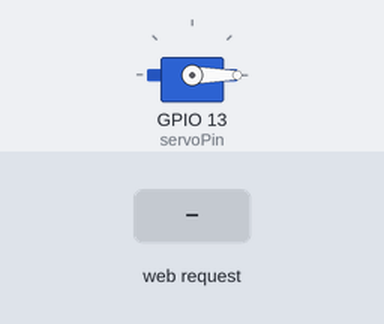
This sketch was run on a simulated ESP32. Parts: servo. The inputs (shaded band) are chosen by the test bench. WiFi joins after 1.5 s; servers stay silent unless stated; I2S audio is not simulated (input reads silence); what the sketch prints to the serial monitor is not drawn.

Above: at 2.7 s.
2.8 s: HTTP request GET /open received
At 4.6 s:
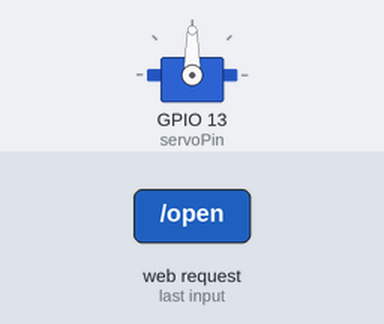
4.9 s: HTTP request GET /stop received
At 5.38 s:
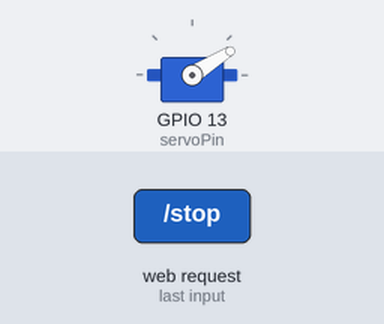
Timing chart, 0 to 7.9 s (numbered marks = the images above; inputs shaded):
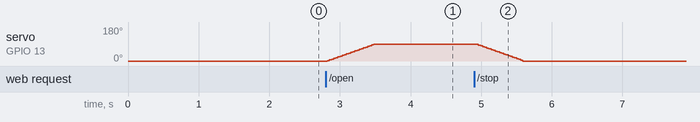

Measured:
- after the input at 2.8 s, servo on GPIO 13 (servoPin): moves from 0° to 90° over 0.66 s, starting at once
- after the input at 4.9 s, servo on GPIO 13 (servoPin): moves from 90° to 0° over 0.66 s, starting at once

The sketch:

esp32_servo_i2s_mic.ino
```cpp
#include <WiFi.h>
#include <WiFiUdp.h>
#include <WebServer.h>
#include <ESP32Servo.h>
#include <driver/i2s.h>

// ===============================================
// [사용자 설정] 반드시 본인의 환경에 맞게 수정하세요!
// ===============================================
const char* ssid = "YOUR_WIFI_SSID";
const char* password = "YOUR_WIFI_PASSWORD";

// 파이썬 코드를 실행할 PC의 로컬 IP 주소
const char* pc_ip = "192.168.0.206"; // <-- ★ 파이썬 PC의 IP로 변경 필수
const int udp_port = 5005;

// I2S 마이크 연결 핀 (INMP441 권장 핀 배열)
#define I2S_WS  15 // L/R Clock (Word Select)
#define I2S_SD  2  // Data Out (DOUT)
#define I2S_SCK 4  // Bit Clock (BCLK)

#define I2S_PORT I2S_NUM_0
// ===============================================

WebServer server(80);
const int servoPin = 13;
Servo myServo;

int currentPos = 0;
WiFiUDP udp;

void setupI2S() {
  i2s_config_t i2s_config = {
    .mode = (i2s_mode_t)(I2S_MODE_MASTER | I2S_MODE_RX),
    .sample_rate = 16000,
    .bits_per_sample = I2S_BITS_PER_SAMPLE_32BIT,
    .channel_format = I2S_CHANNEL_FMT_ONLY_LEFT,
    .communication_format = I2S_COMM_FORMAT_STAND_I2S,
    .intr_alloc_flags = ESP_INTR_FLAG_LEVEL1,
    .dma_buf_count = 8,
    .dma_buf_len = 512,
    .use_apll = false,
    .tx_desc_auto_clear = false,
    .fixed_mclk = 0
  };

  i2s_pin_config_t pin_config = {
    .bck_io_num = I2S_SCK,
    .ws_io_num = I2S_WS,
    .data_out_num = I2S_PIN_NO_CHANGE,
    .data_in_num = I2S_SD
  };

  i2s_driver_install(I2S_PORT, &i2s_config, 0, NULL);
  i2s_set_pin(I2S_PORT, &pin_config);
  i2s_set_clk(I2S_PORT, 16000, I2S_BITS_PER_SAMPLE_32BIT, I2S_CHANNEL_MONO);
}

void setup() {
  Serial.begin(115200);

  // 서보모터 설정
  ESP32PWM::allocateTimer(0);
  myServo.setPeriodHertz(50);
  myServo.attach(servoPin, 500, 2400);
  myServo.write(0);
  currentPos = 0;

  // 와이파이 연결
  WiFi.begin(ssid, password);
  Serial.print("Connecting to WiFi");
  while (WiFi.status() != WL_CONNECTED) {
    delay(500);
    Serial.print(".");
  }

  Serial.println("\nWiFi Connected!");
  Serial.print("ESP32 IP Address: ");
  Serial.println(WiFi.localIP());

  // I2S 마이크 초기화
  setupI2S();
  Serial.println("I2S Microphone Initialized.");

  // 모터 제어 라우트 설정
  server.on("/open", []() {
    Serial.println("[명령] /open 수신");
    for (int pos = currentPos; pos <= 90; pos += 2) {
      myServo.write(pos);
      delay(15);
    }
    currentPos = 90;
    server.send(200, "text/plain", "Servo Opened: 90");
  });

  server.on("/stop", []() {
    Serial.println("[명령] /stop 수신");
    for (int pos = currentPos; pos >= 0; pos -= 2) {
      myServo.write(pos);
      delay(15);
    }
    currentPos = 0;
    server.send(200, "text/plain", "Servo Stopped: 0");
  });

  server.on("/ping", []() {
    server.send(200, "text/plain", "pong");
  });

  server.begin();
  Serial.println("HTTP Server Started.");
}

void loop() {
  server.handleClient();

  // I2S 마이크에서 32비트 오디오 데이터 읽기
  size_t bytesIn = 0;
  // INMP441은 32비트 단위로 데이터를 보내므로 32비트 버퍼 사용
  // 256 samples * 4 bytes = 1024 bytes
  int32_t rawBuffer[256];

  esp_err_t result = i2s_read(I2S_PORT, &rawBuffer, sizeof(rawBuffer), &bytesIn, portMAX_DELAY);

  // 성공적으로 읽었으면 16비트로 가공하여 UDP로 PC에 전송
  if (result == ESP_OK && bytesIn > 0) {
    int samples = bytesIn / sizeof(int32_t);
    int16_t sBuffer[256];

    long sum = 0;
    for (int i = 0; i < samples; i++) {
      // INMP441은 24비트 데이터를 32비트 그릇의 상위 24비트(MSB)에 채워 보냅니다.
      // 16비트 오디오 데이터로 스케일링하기 위해 우측으로 16비트 산술 쉬프트(>> 16) 후 캐스팅합니다.
      sBuffer[i] = (int16_t)(rawBuffer[i] >> 16);
      sum += abs(sBuffer[i]);
    }

    // PC로 16비트 PCM 전송 (256샘플 = 512바이트)
    udp.beginPacket(pc_ip, udp_port);
    udp.write((uint8_t*)sBuffer, samples * sizeof(int16_t));
    udp.endPacket();

    // [테스트용] PC 연결 없이 시리얼 모니터로 마이크 작동 확인
    static unsigned long lastPrint = 0;
    if (millis() - lastPrint > 100) {
      Serial.print("Raw: ");
      Serial.print(rawBuffer[0]);
      Serial.print(" | Shifted: ");
      Serial.println(sBuffer[0]);
      lastPrint = millis();
    }
  }
}
```
